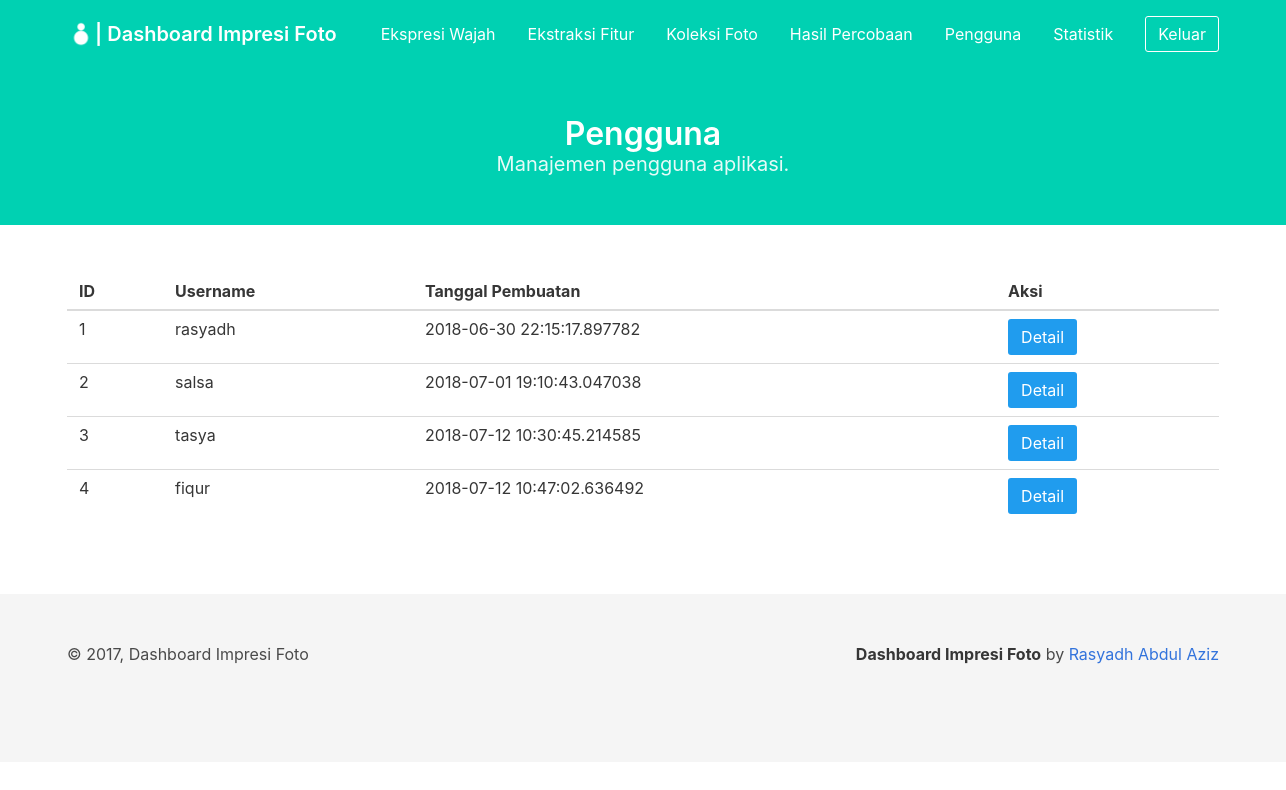
The app's page /dashboard/user/ (signed in), older data.
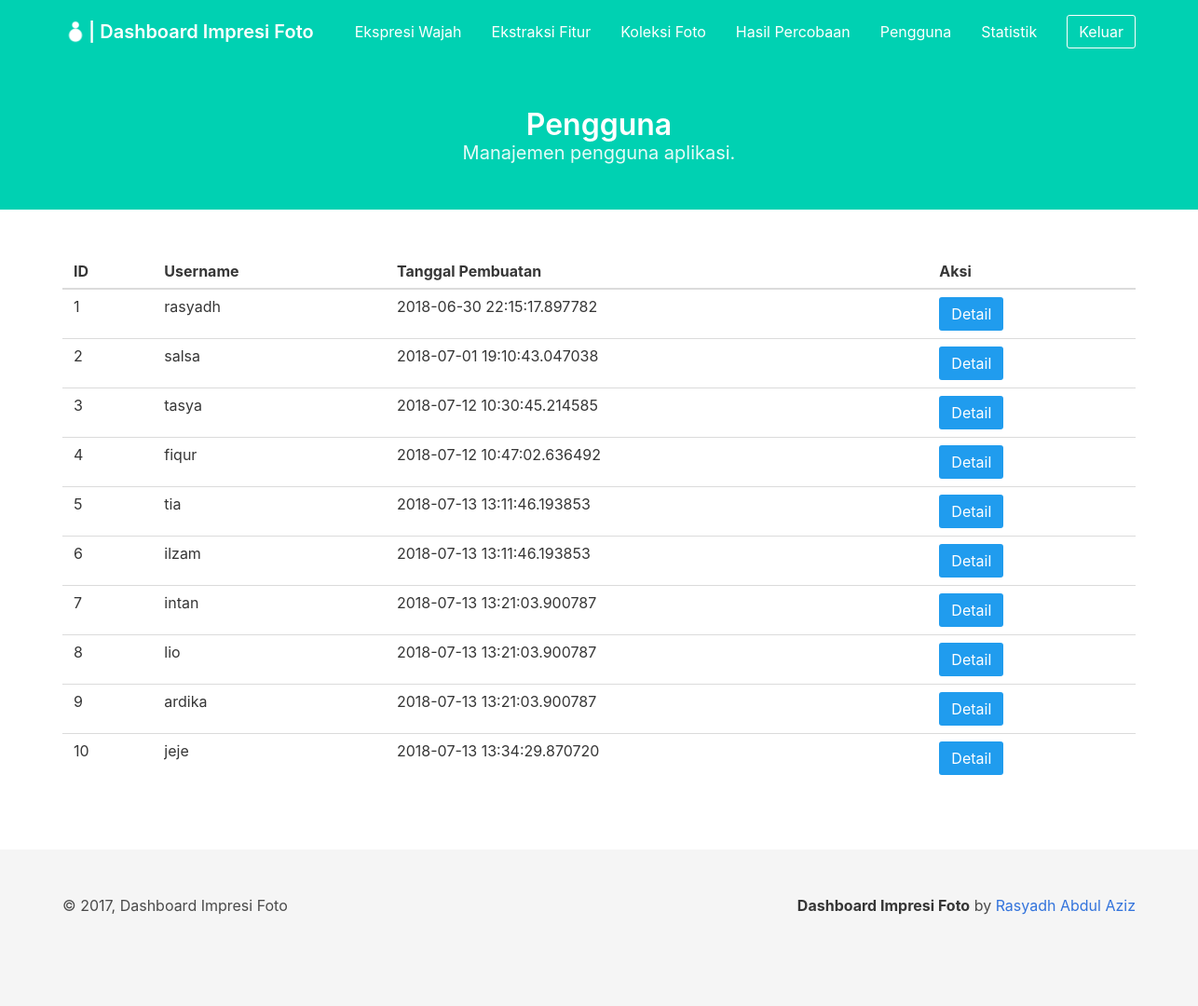
The same page, newer data.
### project/models/user.py (models this page shows, shortened)
class User(db.Model):
    __tablename__ = 'user'
    id_user = db.Column(db.Integer, primary_key=True)
    username = db.Column(db.String, unique=True, nullable=False)
    password = db.Column(db.String, nullable=False)
    created_at = db.Column(db.DateTime, default=datetime.datetime.now())

### project/views/dashboard/user.py (the view)
@user.route('/dashboard/user/')
def index():
    if session.get('loggedin_admin'):
        try:
            users = User.query.all()
            return render_template('dashboard/user.html',
                title='Pengguna', users=users)
        except Exception as e:
            print('error to get detection result')
            print(e)
    return redirect(url_for('auth.login_admin'))

### project/templates/dashboard/user.html
{% extends '/dashboard/base_dashboard.html' %} {% block content %}
<section class="hero is-primary">
    <div class="hero-body">
        <div class="container has-text-centered">
            <h1 class="title">
                Pengguna
            </h1>
            <h2 class="subtitle">
                Manajemen pengguna aplikasi.
            </h2>
        </div>
    </div>
</section>
<section class="section">
    <div class="container" id="result_table">
        <table class="table is-hoverable is-fullwidth">
            <thead>
                <tr>
                    <th>ID</th>
                    <th>Username</th>
                    <th>Tanggal Pembuatan</th>
                    <th>Aksi</th>
                </tr>
            </thead>
            <tbody>
                {% if users %} {% for user in users %}
                <tr>
                    <td>{{ user.id_user }}</td>
                    <td>{{ user.username }}</td>
                    <td>{{ user.created_at }}</td>
                    <td>
                        <button class="button is-info" onclick="detail_user('{{ user.id_user }}', '{{ user.created_at }}', '{{ user.username }}')">Detail</button>
                    </td>
                </tr>
                {% endfor %} {% else %}
                <tr>
                    <td colspan="4" class="has-text-centered">Belum ada hasil percobaan</td>
                </tr>
                {% endif %}
            </tbody>
        </table>
    </div>
</section>
{% endblock %}

Row changes from the older to the newer data that the page shows:
added User: id_user "5", username "tia", created_at "2018-07-13 13:11:46.193853"
added User: id_user "6", username "ilzam", created_at "2018-07-13 13:11:46.193853"
added User: id_user "7", username "intan", created_at "2018-07-13 13:21:03.900787"
added User: id_user "8", username "lio", created_at "2018-07-13 13:21:03.900787"
added User: id_user "9", username "ardika", created_at "2018-07-13 13:21:03.900787"
added User: id_user "10", username "jeje", created_at "2018-07-13 13:34:29.870720"
